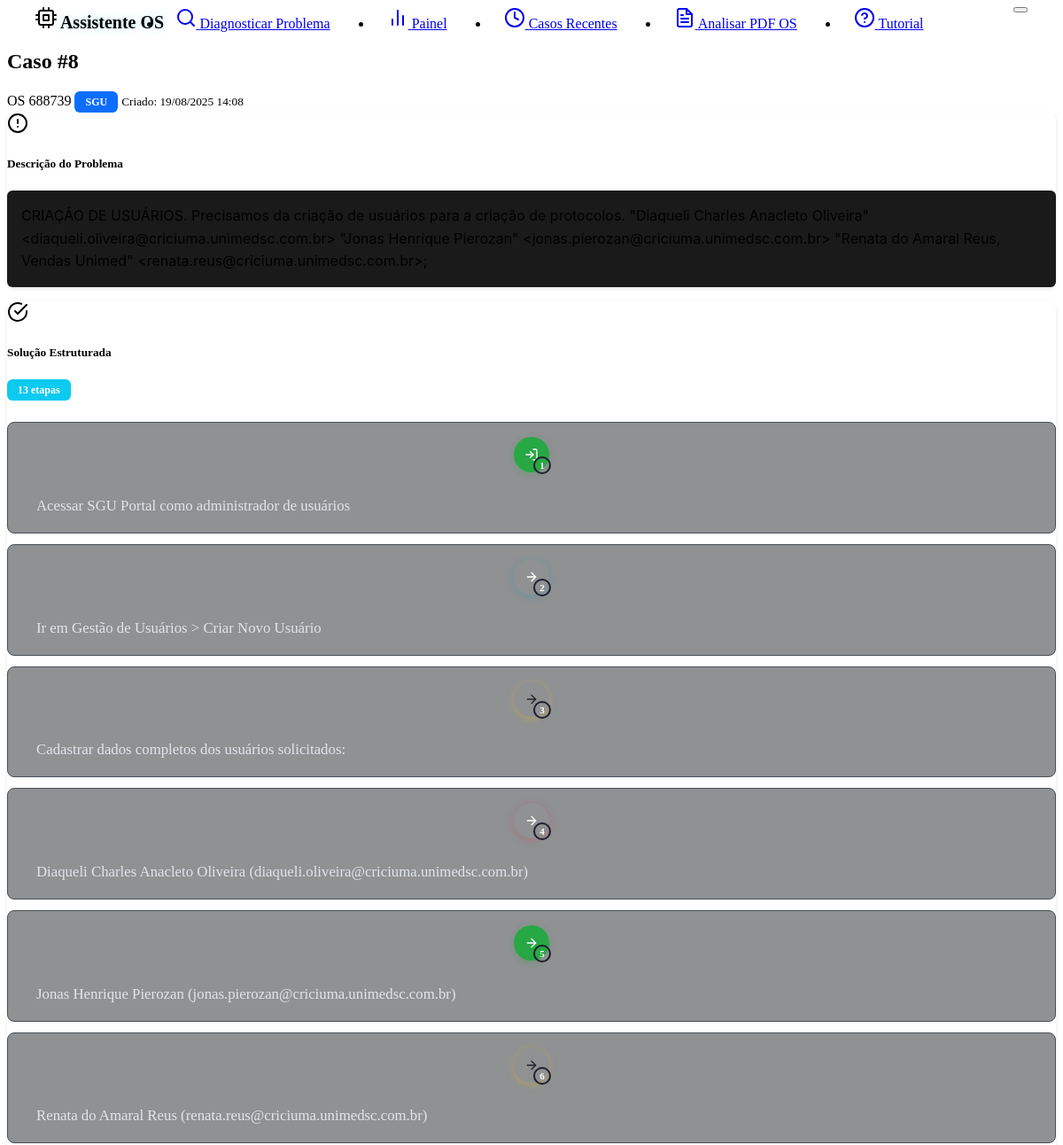
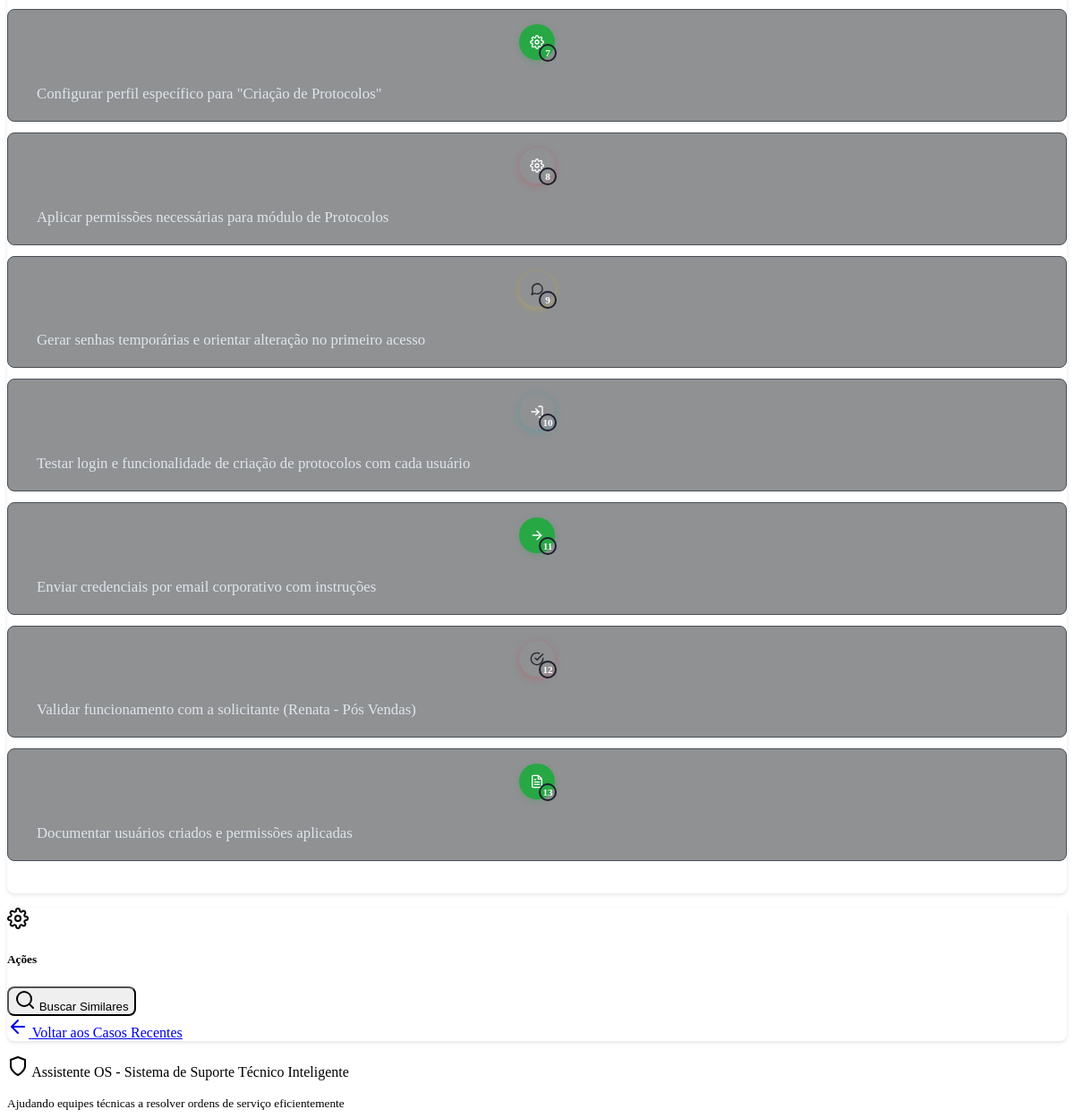
The page /cases/8 on the database its author committed (2 pictures, top to bottom).
### models.py (models this page shows, shortened)
class Case(db.Model):
    __tablename__ = 'cases'
    id = db.Column(db.Integer, primary_key=True)
    os_number = db.Column(db.String(20), nullable=True)  # Número da OS extraído do PDF
    problem_description = db.Column(db.Text, nullable=False)
    solution = db.Column(db.Text, nullable=False)
    system_type = db.Column(db.String(100), default="Unknown")
    created_at = db.Column(db.DateTime, default=datetime.now)
    effectiveness_score = db.Column(db.Float, nullable=True)
    feedback_count = db.Column(db.Integer, default=0)
    tags = db.Column(db.String(500), default="")  # Stored as comma-separated string
    feedbacks = db.relationship("CaseFeedback", backref="case", cascade="all, delete-orphan")

### routes.py (the view)
@app.route('/cases/<int:case_id>')
def view_case(case_id):
    try:
        case = case_service.get_case_by_id(case_id)
        if not case:
            flash('Case not found.', 'error')
            return redirect(url_for('dashboard'))
        return render_template('case_detail.html', case=case)
    except Exception as e:
        logging.error(f"Error loading case {case_id}: {str(e)}")
        flash(f'Error loading case: {str(e)}', 'error')
        return redirect(url_for('dashboard'))

### app.py (called while the page is built)
@app.template_filter('format_solution_steps')
def format_solution_steps_filter(solution):
    return solution_formatter.format_solution_html(solution)

@app.template_filter('count_solution_steps')
def count_solution_steps_filter(solution):
    return solution_formatter.get_step_count(solution)

### case_service.py (called while the page is built)
    def get_case_by_id(self, case_id: int) -> Optional[Case]:
        try:
            return Case.query.get(case_id)
        except Exception as e:
            logging.error(f"Error getting case {case_id} from database: {str(e)}")
            cases = current_app.config.get('CASES_STORAGE', [])
            for case in cases:
                if case.id == case_id:
                    return case
            return None

### solution_formatter.py (called while the page is built, shortened)
    def format_solution_to_steps(self, solution: str) -> List[Dict[str, str]]:
        if not solution or not solution.strip():
            return []
        lines = solution.strip().split('\n')
        steps = []
        current_step = 1
        for line in lines:
            line = line.strip()
            if not line:
                continue
            step_content = self._extract_step_content(line)
            if step_content:
                icon = self._get_step_icon(step_content)
                steps.append({
                    'step_number': current_step,
                    'description': step_content,
                    'icon': icon
                })
                current_step += 1
        return steps

    def _extract_step_content(self, line: str) -> str:
        for pattern in self.step_patterns:
            match = re.match(pattern, line)
            if match:
                return match.group(1).strip()
        return ""

    def get_step_count(self, solution: str) -> int:
        steps = self.format_solution_to_steps(solution)
        return len(steps)

### templates/case_detail.html (shortened to what this page needs)
{% extends "base.html" %}
{% block content %}
<div class="row">
    <div class="col-lg-8 mx-auto">
        <div class="d-flex justify-content-between align-items-center mb-4">
            <div>
                <h2 class="mb-1">Caso #{{ case.id }}</h2>
                <div class="d-flex align-items-center gap-2">
                    {% if case.os_number %}
                        <span class="text-primary fw-bold">OS {{ case.os_number }}</span>
                    {% endif %}
                    <span class="badge system-badge" data-system="{{ case.system_type }}">{{ case.system_type }}</span>
                    <small class="text-muted">Criado: {{ case.created_at.strftime('%d/%m/%Y %H:%M') }}</small>
                </div>
            </div>
        </div>
        <div class="card mb-4">
            <div class="card-header d-flex align-items-center">
                <i data-feather="alert-circle" class="me-2"></i>
                <h5 class="mb-0">Descrição do Problema</h5>
            </div>
            <div class="card-body">
                <div class="bg-dark p-3 rounded border">
                    <pre class="mb-0 text-wrap">{{ case.problem_description }}</pre>
                </div>
            </div>
        </div>
        <div class="card mb-4">
            <div class="card-header d-flex align-items-center justify-content-between">
                <div class="d-flex align-items-center">
                    <i data-feather="check-circle" class="me-2 text-success"></i>
                    <h5 class="mb-0">Solução Estruturada</h5>
                </div>
                <span class="badge bg-info">{{ case.solution|count_solution_steps }} etapas</span>
            </div>
            <div class="card-body">
                <div class="solution-steps-enhanced">
                    {{ case.solution|format_solution_steps|safe }}
                </div>
            </div>
        </div>
                </div>
            </div>
        <div class="card">
            <div class="card-header d-flex align-items-center">
                <i data-feather="settings" class="me-2"></i>
                <h5 class="mb-0">Ações</h5>
            </div>
            <div class="card-body">
                <div class="row">
                    <div class="col-md-6 mb-2">
                        <button class="btn btn-outline-info w-100" onclick="findSimilarCases()">
                            <i data-feather="search" class="me-1"></i>
                            Buscar Similares
                        </button>
                    </div>
                    <div class="col-md-6 mb-2">
                        <a href="{{ url_for('recent_cases') }}" class="btn btn-outline-primary w-100">
                            <i data-feather="arrow-left" class="me-1"></i>
                            Voltar aos Casos Recentes
                        </a>
                    </div>
                </div>
            </div>
        </div>
{% endblock %}

### static/style.css (style rules this page uses)
:root { --custom-code-bg: #1a1a1a; --custom-border-radius: 8px; --glow-color: #0dcaf0; --glow-secondary: rgba(13, 202, 240, 0.3); }
.badge.bg-primary { background-color: #0d6efd !important; }
.badge.bg-info { background-color: #0dcaf0 !important; }
.badge { display: inline-block !important; padding: 0.375rem 0.75rem !important; font-size: 0.75em !important; font-weight: 600 !important; line-height: 1 !important; color: #fff !important; text-align: center !important; white-space: nowrap !important; vertical-align: baseline !important; border-radius: 0.375rem !important; }
pre { background-color: var(--custom-code-bg) !important; border: 1px solid var(--bs-border-color); border-radius: 6px; color: var(--bs-body-color); font-family: -apple-system, BlinkMacSystemFont, 'Segoe UI', Roboto, 'Helvetica Neue', Arial, sans-serif; font-size: 1rem; line-height: 1.6; white-space: pre-wrap; word-wrap: break-word; padding: 1rem; margin: 0; }
.card { border-radius: var(--custom-border-radius); box-shadow: 0 2px 4px rgba(0, 0, 0, 0.1); margin-bottom: 1rem; }
.card-header { background-color: var(--bs-dark); border-bottom: 1px solid var(--bs-border-color); border-radius: var(--custom-border-radius) var(--custom-border-radius) 0 0 !important; }
.btn { border-radius: var(--custom-border-radius); font-weight: 500; }
.badge { border-radius: var(--custom-border-radius); font-weight: 500; font-size: 0.75rem; }
.text-wrap { white-space: pre-wrap; word-wrap: break-word; }
.badge.system-badge { color: white !important; font-weight: 600 !important; border: none !important; }
:root { --step-line-color: #495057; --step-bg-color: #28a745; --step-hover-bg: #212529; --step-border-color: #343a40; }
.solution-steps { padding: 0.5rem 0; }
.step-item { position: relative; }
.step-indicator { display: flex; flex-direction: column; align-items: center; position: relative; }
.step-number { width: 40px; height: 40px; background: var(--step-bg-color); border-radius: 50%; display: flex; align-items: center; justify-content: center; color: white; font-weight: bold; font-size: 0.9rem; position: relative; z-index: 2; box-shadow: 0 2px 8px rgba(40, 167, 69, 0.3); }
.step-icon { width: 16px !important; height: 16px !important; position: absolute; top: 50%; left: 50%; transform: translate(-50%, -50%); }
.step-num { position: absolute; bottom: -2px; right: -2px; background: var(--bs-primary); color: white; font-size: 0.7rem; width: 16px; height: 16px; border-radius: 50%; display: flex; align-items: center; justify-content: center; border: 2px solid #1e1e2e; }
.step-content { padding-top: 0.25rem; padding-left: 0.5rem; }
.step-content p { line-height: 1.4; color: #e0e6ed; }
.step-item:nth-child(2n) .step-number { background: var(--bs-info); box-shadow: 0 2px 8px rgba(23, 162, 184, 0.3); }
.step-item:nth-child(3n) .step-number { background: var(--bs-warning); color: #212529; box-shadow: 0 2px 8px rgba(255, 193, 7, 0.3); }
.step-item:nth-child(4n) .step-number { background: var(--bs-danger); box-shadow: 0 2px 8px rgba(220, 53, 69, 0.3); }
.solution-steps-enhanced { padding: 1rem 0; }
.solution-steps-enhanced .step-item { background: rgba(33, 37, 41, 0.5); border: 1px solid #495057; border-radius: 8px; padding: 1rem; margin-bottom: 0.75rem; transition: all 0.2s ease; position: relative; }
.solution-steps-enhanced .step-indicator { position: relative; z-index: 2; }
.solution-steps-enhanced .step-number { width: 40px; height: 40px; font-size: 0.9rem; background: #28a745; box-shadow: 0 2px 6px rgba(40, 167, 69, 0.3); }
.solution-steps-enhanced .step-content { padding-left: 1rem; padding-top: 0.5rem; }
.solution-steps-enhanced .step-content p { font-size: 1.05rem; line-height: 1.6; color: #e0e6ed; margin-bottom: 0; }

### rows shown on the page
Case: id "8", os_number "688739", system_type "SGU", created_at "19/08/2025 14:08", problem_description "CRIAÇÃO DE USUÁRIOS. Precisamos da criação de usuários para a criação de protocolos. \"Diaqueli Charles Anacleto Oliveira\" <diaqueli.oliveira@criciuma.unimedsc.com.br> \"Jonas Henrique Pierozan\" <jonas.pierozan@criciuma.unimedsc.com.br> \"Renata do Amaral Reus, Vendas Unimed\" <renata.reus@criciuma.unimedsc.com.br>;", solution|count_solution_steps "13", solution "1 Acessar SGU Portal como administrador de usuários 2 Ir em Gestão de Usuários > Criar Novo Usuário 3 Cadastrar dados completos dos usuários solicitados: 4 Diaqueli Charles Anacleto Oliveira (diaqueli.oliveira@criciuma.unimedsc.com.br) 5 Jonas Henrique Pierozan (jonas.pierozan@criciuma.unimedsc.com.br) 6 Renata do Amaral Reus (renata.reus@criciuma.unimedsc.com.br) 7 Configurar perfil específico para \"Criação de Protocolos\" 8 Aplicar permissões necessárias para módulo de Protocolos 9 Gerar senhas temporárias e orientar alteração no primeiro acesso 10 Testar login e funcionalidade de criação de protocolos com cada usuário 11 Enviar credenciais por email corporativo com instruções 12 Validar…"
